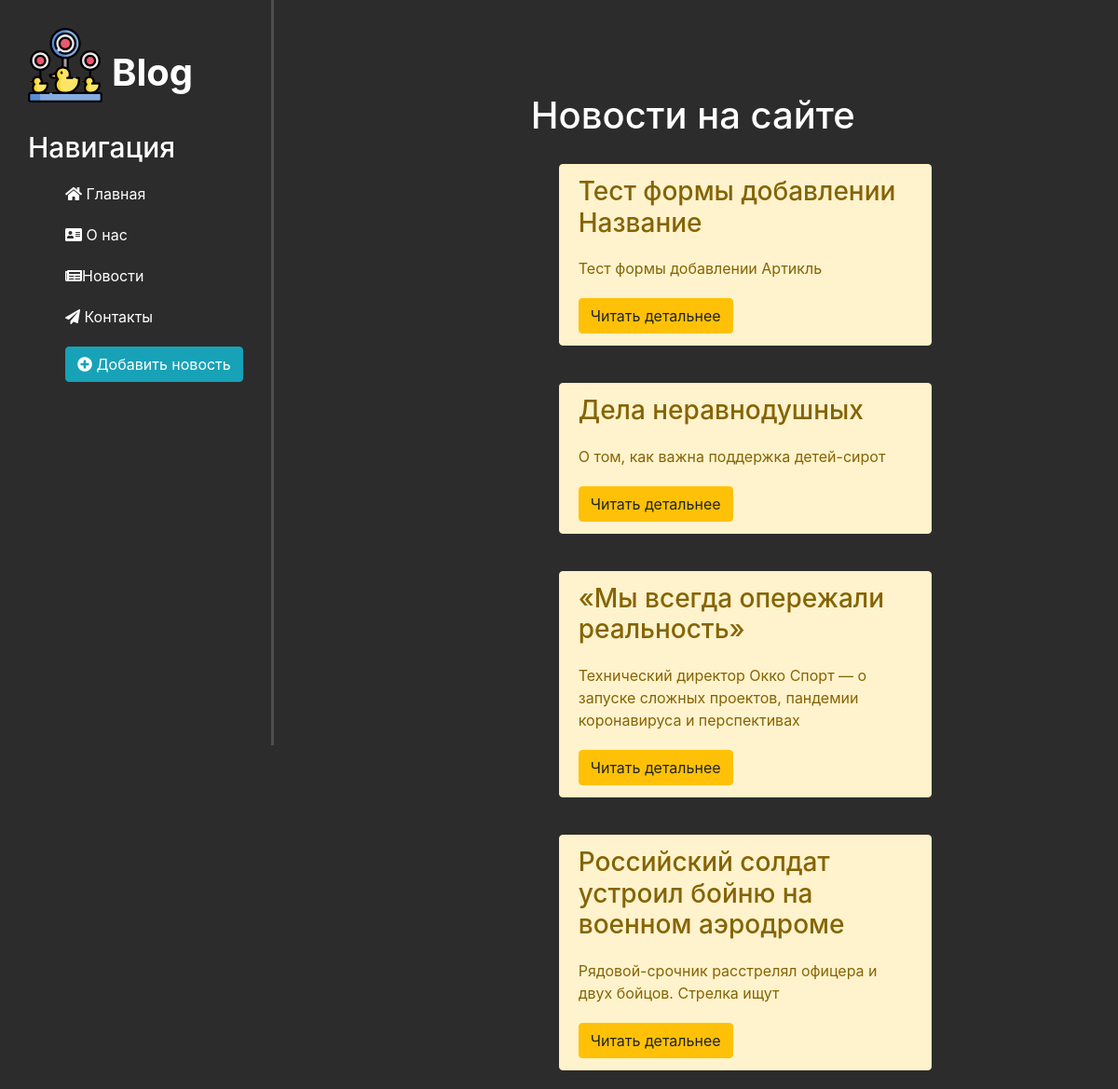
The page /news/ on the database as committed earlier.
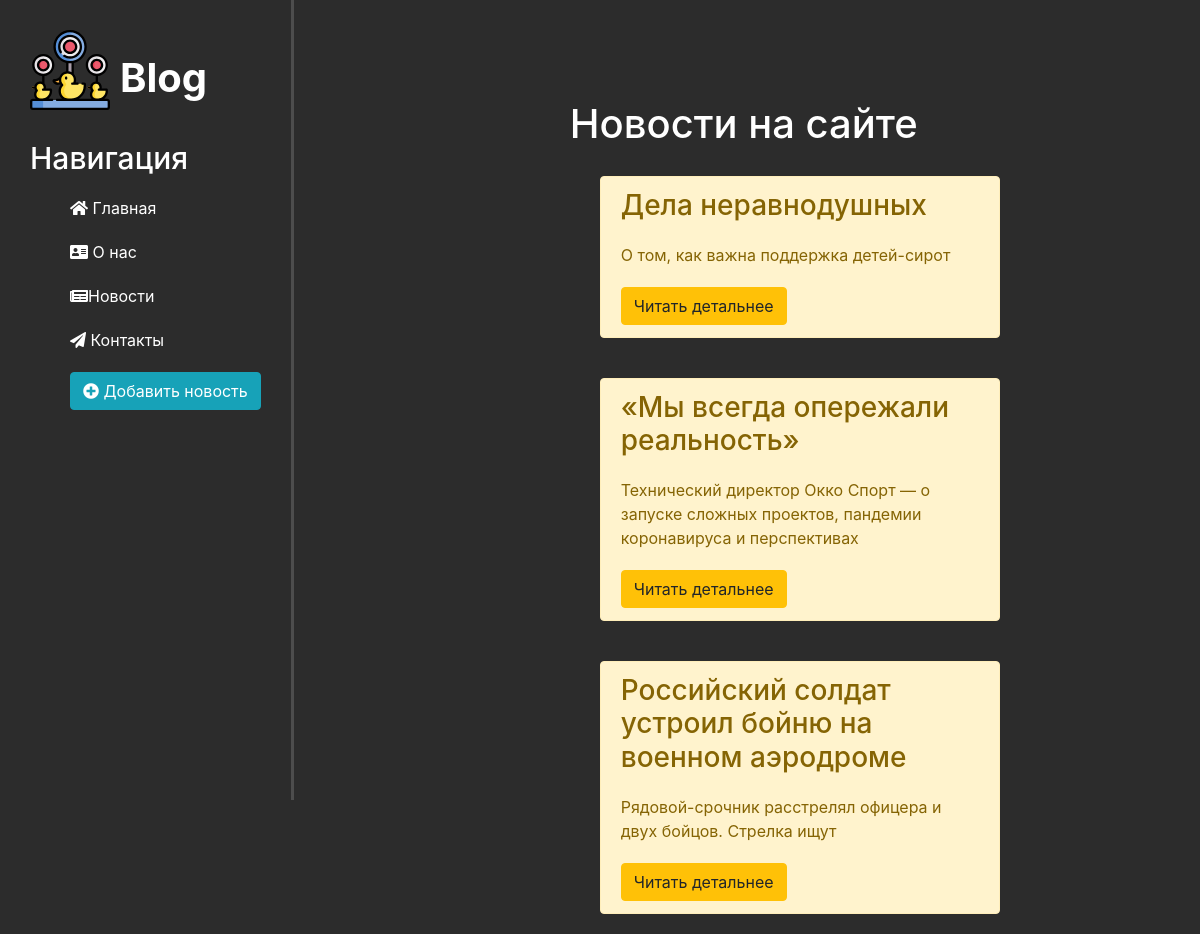
The same page on the database as committed later.
### news/models.py (models this page shows, shortened)
class Article(models.Model):
    title = models.CharField('Название', max_length=100, default='')
    anons = models.CharField('Анонс', max_length=250, default='')
    full_text = models.TextField('Статья')
    date = models.DateTimeField('Дата и время публикации')
    class Meta:
        verbose_name = 'Новость'
        verbose_name_plural = 'Новости'

### news/views.py (the view)
def news_home(request):
    news = Article.objects.order_by('date')
    return render(request, 'news/news_home.html', {'news': news})

### news/templates/news/news_home.html (shortened to what this page needs)
{% extends 'main/layout.html' %}
{% block content %}
   <div class="features">
        <h1>Новости на сайте</h1>
       {% if news %}
        {% for i in news%}
            <div class="alert alert-warning">
                <h3>{{ i.title }}</h3>
                <p>{{ i.anons}}</p>
                <a href="{% url 'news-detail' i.id%}" class="btn btn-warning">Читать детальнее</a>
            </div>
        {% endfor %}
        {% else %}
            <p>Нет записей!</p>
        {% endif %}
   </div>
{% endblock%}

Rows that differ between the two databases and show on the page:
removed Article: title "Тест формы добавлении Название", anons "Тест формы добавлении Артикль"
